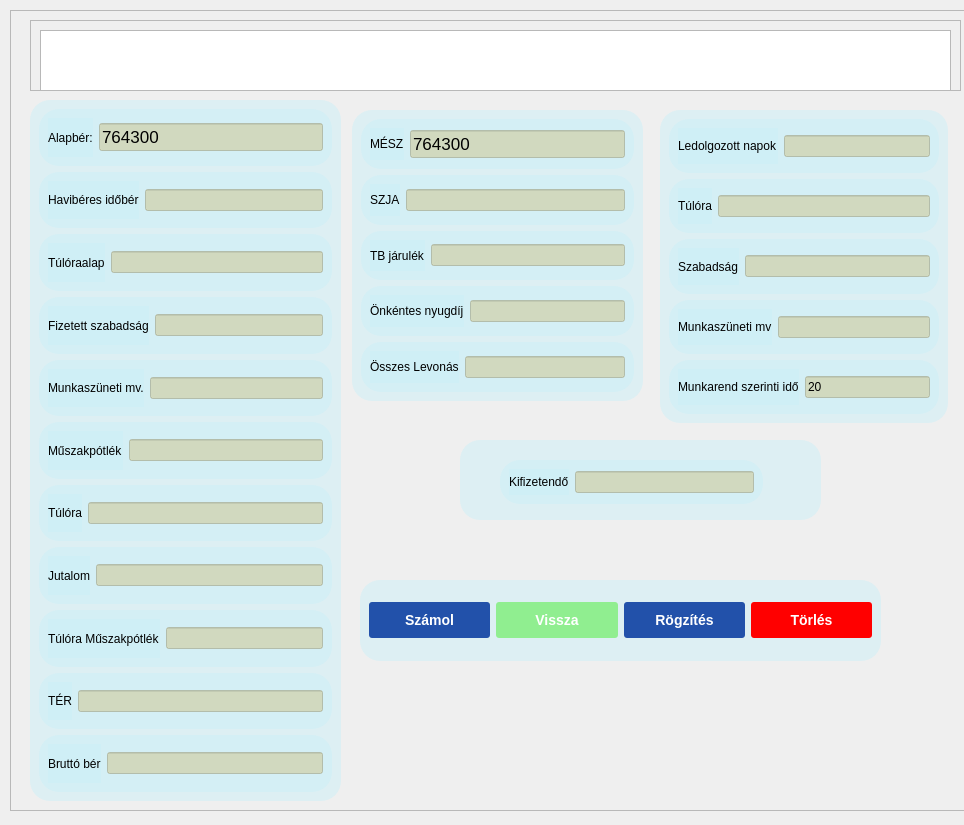
<?xml version="1.0" encoding="UTF-8"?>
<ui version="4.0">
 <class>Berkalkulator</class>
 <widget class="QWidget" name="Berkalkulator">
  <property name="geometry">
   <rect>
    <x>0</x>
    <y>0</y>
    <width>964</width>
    <height>825</height>
   </rect>
  </property>
  <property name="windowTitle">
   <string>Form</string>
  </property>
  <property name="styleSheet">
   <string notr="true">
background-color: qlineargradient(x1: 0, y1: 0, x2: 1, y2: 1,
                                      stop: 0 #FFE381, stop: 1 #A1B0BA);

color: #000000;


font: 400 13pt &quot;Arial&quot;;

</string>
  </property>
  <widget class="QFrame" name="frame">
   <property name="geometry">
    <rect>
     <x>10</x>
     <y>10</y>
     <width>1021</width>
     <height>801</height>
    </rect>
   </property>
   <property name="styleSheet">
    <string notr="true">

QLineEdit{

background-color: rgba(206, 194, 136, 0.5);
}

QLabel,  {
background: none;
color: #000000;
background-color: rgba(202,238,247, 0.5);
color: #000000;
border-radius:20px;
}






background-color: qlineargradient(x1: 0, y1: 0, x2: 1, y2: 1,
                                      stop: 0 #FFE381, stop: 1 #A1B0BA);


</string>
   </property>
   <property name="frameShape">
    <enum>QFrame::StyledPanel</enum>
   </property>
   <property name="frameShadow">
    <enum>QFrame::Raised</enum>
   </property>
   <widget class="QFrame" name="dataFrame">
    <property name="geometry">
     <rect>
      <x>20</x>
      <y>10</y>
      <width>931</width>
      <height>71</height>
     </rect>
    </property>
    <property name="styleSheet">
     <string notr="true">color:#8D3D3D;
background: none</string>
    </property>
    <property name="frameShape">
     <enum>QFrame::StyledPanel</enum>
    </property>
    <property name="frameShadow">
     <enum>QFrame::Raised</enum>
    </property>
    <widget class="QTableWidget" name="tableWidget">
     <property name="geometry">
      <rect>
       <x>10</x>
       <y>10</y>
       <width>911</width>
       <height>61</height>
      </rect>
     </property>
     <property name="styleSheet">
      <string notr="true">QFrame{
background-color: qlineargradient(x1: 0, y1: 0, x2: 1, y2: 1,
                                      stop: 0 #FFE381, stop: 1 #A1B0BA);
color: #fff
}
</string>
     </property>
    </widget>
   </widget>
   <widget class="QFrame" name="munkaidodataFrame">
    <property name="geometry">
     <rect>
      <x>650</x>
      <y>100</y>
      <width>288</width>
      <height>313</height>
     </rect>
    </property>
    <property name="styleSheet">
     <string notr="true">QLineEdit{

background-color: rgba(206, 194, 136, 0.5);
}

QFrame{
background-color: rgba(202,238,247, 0.5);
color: #000000;
border-radius:20px;}</string>
    </property>
    <property name="frameShape">
     <enum>QFrame::StyledPanel</enum>
    </property>
    <property name="frameShadow">
     <enum>QFrame::Raised</enum>
    </property>
    <layout class="QVBoxLayout" name="verticalLayout_3">
     <item>
      <widget class="QFrame" name="frame_18">
       <property name="frameShape">
        <enum>QFrame::StyledPanel</enum>
       </property>
       <property name="frameShadow">
        <enum>QFrame::Raised</enum>
       </property>
       <layout class="QHBoxLayout" name="horizontalLayout_15">
        <item>
         <widget class="QLabel" name="label_15">
          <property name="text">
           <string>Ledolgozott napok</string>
          </property>
         </widget>
        </item>
        <item>
         <widget class="QLineEdit" name="ledolgozottNapokLineEdit"/>
        </item>
       </layout>
      </widget>
     </item>
     <item>
      <widget class="QFrame" name="frame_26">
       <property name="frameShape">
        <enum>QFrame::StyledPanel</enum>
       </property>
       <property name="frameShadow">
        <enum>QFrame::Raised</enum>
       </property>
       <layout class="QHBoxLayout" name="horizontalLayout_23">
        <item>
         <widget class="QLabel" name="label_22">
          <property name="text">
           <string>Túlóra</string>
          </property>
         </widget>
        </item>
        <item>
         <widget class="QLineEdit" name="tuloraLineEdit_3"/>
        </item>
       </layout>
      </widget>
     </item>
     <item>
      <widget class="QFrame" name="frame_20">
       <property name="frameShape">
        <enum>QFrame::StyledPanel</enum>
       </property>
       <property name="frameShadow">
        <enum>QFrame::Raised</enum>
       </property>
       <layout class="QHBoxLayout" name="horizontalLayout_17">
        <item>
         <widget class="QLabel" name="label_17">
          <property name="text">
           <string>Szabadság</string>
          </property>
         </widget>
        </item>
        <item>
         <widget class="QLineEdit" name="SzabadsagLineEdit"/>
        </item>
       </layout>
      </widget>
     </item>
     <item>
      <widget class="QFrame" name="frame_19">
       <property name="frameShape">
        <enum>QFrame::StyledPanel</enum>
       </property>
       <property name="frameShadow">
        <enum>QFrame::Raised</enum>
       </property>
       <layout class="QHBoxLayout" name="horizontalLayout_16">
        <item>
         <widget class="QLabel" name="label_16">
          <property name="text">
           <string>Munkaszüneti mv</string>
          </property>
         </widget>
        </item>
        <item>
         <widget class="QLineEdit" name="munkaszunetiLineEdit"/>
        </item>
       </layout>
      </widget>
     </item>
     <item>
      <widget class="QFrame" name="frame_21">
       <property name="frameShape">
        <enum>QFrame::StyledPanel</enum>
       </property>
       <property name="frameShadow">
        <enum>QFrame::Raised</enum>
       </property>
       <layout class="QHBoxLayout" name="horizontalLayout_18">
        <item>
         <widget class="QLabel" name="label_18">
          <property name="text">
           <string>Munkarend szerinti idő</string>
          </property>
         </widget>
        </item>
        <item>
         <widget class="QLineEdit" name="mrendIdoLineEdit">
          <property name="text">
           <string>20</string>
          </property>
         </widget>
        </item>
       </layout>
      </widget>
     </item>
    </layout>
   </widget>
   <widget class="QFrame" name="frame_2">
    <property name="geometry">
     <rect>
      <x>20</x>
      <y>90</y>
      <width>311</width>
      <height>701</height>
     </rect>
    </property>
    <property name="styleSheet">
     <string notr="true">QLineEdit{

background-color: rgba(206, 194, 136, 0.5);
}

QFrame{
background-color: rgba(202,238,247, 0.5);
color: #000000;
border-radius:20px;}

</string>
    </property>
    <property name="frameShape">
     <enum>QFrame::StyledPanel</enum>
    </property>
    <property name="frameShadow">
     <enum>QFrame::Raised</enum>
    </property>
    <layout class="QVBoxLayout" name="verticalLayout">
     <item>
      <widget class="QFrame" name="frame_3">
       <property name="styleSheet">
        <string notr="true"/>
       </property>
       <property name="frameShape">
        <enum>QFrame::StyledPanel</enum>
       </property>
       <property name="frameShadow">
        <enum>QFrame::Raised</enum>
       </property>
       <layout class="QHBoxLayout" name="horizontalLayout">
        <item>
         <widget class="QLabel" name="label">
          <property name="text">
           <string>Alapbér:</string>
          </property>
         </widget>
        </item>
        <item>
         <widget class="QLineEdit" name="alabberLineEdit">
          <property name="font">
           <font>
            <family>Arial</family>
            <pointsize>13</pointsize>
            <italic>false</italic>
            <bold>false</bold>
           </font>
          </property>
          <property name="text">
           <string>764300</string>
          </property>
          <property name="placeholderText">
           <string>764300</string>
          </property>
         </widget>
        </item>
       </layout>
      </widget>
     </item>
     <item>
      <widget class="QFrame" name="frame_4">
       <property name="frameShape">
        <enum>QFrame::StyledPanel</enum>
       </property>
       <property name="frameShadow">
        <enum>QFrame::Raised</enum>
       </property>
       <layout class="QHBoxLayout" name="horizontalLayout_2">
        <item>
         <widget class="QLabel" name="label_2">
          <property name="text">
           <string>Havibéres időbér</string>
          </property>
         </widget>
        </item>
        <item>
         <widget class="QLineEdit" name="haiberesidoberLineEdit"/>
        </item>
       </layout>
      </widget>
     </item>
     <item>
      <widget class="QFrame" name="frame_5">
       <property name="frameShape">
        <enum>QFrame::StyledPanel</enum>
       </property>
       <property name="frameShadow">
        <enum>QFrame::Raised</enum>
       </property>
       <layout class="QHBoxLayout" name="horizontalLayout_3">
        <item>
         <widget class="QLabel" name="label_3">
          <property name="text">
           <string>Túlóraalap</string>
          </property>
         </widget>
        </item>
        <item>
         <widget class="QLineEdit" name="tuloraAlapLineEdit"/>
        </item>
       </layout>
      </widget>
     </item>
     <item>
      <widget class="QFrame" name="frame_6">
       <property name="frameShape">
        <enum>QFrame::StyledPanel</enum>
       </property>
       <property name="frameShadow">
        <enum>QFrame::Raised</enum>
       </property>
       <layout class="QHBoxLayout" name="horizontalLayout_4">
        <item>
         <widget class="QLabel" name="label_4">
          <property name="text">
           <string>Fizetett szabadság</string>
          </property>
         </widget>
        </item>
        <item>
         <widget class="QLineEdit" name="fizetettSzLineEdit"/>
        </item>
       </layout>
      </widget>
     </item>
     <item>
      <widget class="QFrame" name="frame_7">
       <property name="frameShape">
        <enum>QFrame::StyledPanel</enum>
       </property>
       <property name="frameShadow">
        <enum>QFrame::Raised</enum>
       </property>
       <layout class="QHBoxLayout" name="horizontalLayout_5">
        <item>
         <widget class="QLabel" name="label_5">
          <property name="text">
           <string>Munkaszüneti mv.</string>
          </property>
         </widget>
        </item>
        <item>
         <widget class="QLineEdit" name="munkaszuntimvLineEdit"/>
        </item>
       </layout>
      </widget>
     </item>
     <item>
      <widget class="QFrame" name="frame_8">
       <property name="frameShape">
        <enum>QFrame::StyledPanel</enum>
       </property>
       <property name="frameShadow">
        <enum>QFrame::Raised</enum>
       </property>
       <layout class="QHBoxLayout" name="horizontalLayout_6">
        <item>
         <widget class="QLabel" name="label_6">
          <property name="text">
           <string>Műszakpótlék</string>
          </property>
         </widget>
        </item>
        <item>
         <widget class="QLineEdit" name="mpotlekLineEdit"/>
        </item>
       </layout>
      </widget>
     </item>
     <item>
      <widget class="QFrame" name="frame_14">
       <property name="styleSheet">
        <string notr="true"/>
       </property>
       <property name="frameShape">
        <enum>QFrame::StyledPanel</enum>
       </property>
       <property name="frameShadow">
        <enum>QFrame::Raised</enum>
       </property>
       <layout class="QHBoxLayout" name="horizontalLayout_11">
        <item>
         <widget class="QLabel" name="label_11">
          <property name="text">
           <string>Túlóra</string>
          </property>
         </widget>
        </item>
        <item>
         <widget class="QLineEdit" name="TuloraLineEdit"/>
        </item>
       </layout>
      </widget>
     </item>
     <item>
      <widget class="QFrame" name="frame_16">
       <property name="frameShape">
        <enum>QFrame::StyledPanel</enum>
       </property>
       <property name="frameShadow">
        <enum>QFrame::Raised</enum>
       </property>
       <layout class="QHBoxLayout" name="horizontalLayout_13">
        <item>
         <widget class="QLabel" name="label_13">
          <property name="text">
           <string>Jutalom</string>
          </property>
         </widget>
        </item>
        <item>
         <widget class="QLineEdit" name="jutalomLineEdit"/>
        </item>
       </layout>
      </widget>
     </item>
     <item>
      <widget class="QFrame" name="frame_15">
       <property name="styleSheet">
        <string notr="true"/>
       </property>
       <property name="frameShape">
        <enum>QFrame::StyledPanel</enum>
       </property>
       <property name="frameShadow">
        <enum>QFrame::Raised</enum>
       </property>
       <layout class="QHBoxLayout" name="horizontalLayout_12">
        <item>
         <widget class="QLabel" name="label_12">
          <property name="text">
           <string>Túlóra Műszakpótlék</string>
          </property>
         </widget>
        </item>
        <item>
         <widget class="QLineEdit" name="tuloraMuszakpotlekLineEdit"/>
        </item>
       </layout>
      </widget>
     </item>
     <item>
      <widget class="QFrame" name="frame_9">
       <property name="frameShape">
        <enum>QFrame::StyledPanel</enum>
       </property>
       <property name="frameShadow">
        <enum>QFrame::Raised</enum>
       </property>
       <layout class="QHBoxLayout" name="horizontalLayout_7">
        <item>
         <widget class="QLabel" name="label_7">
          <property name="text">
           <string>TÉR</string>
          </property>
         </widget>
        </item>
        <item>
         <widget class="QLineEdit" name="terLineEdit"/>
        </item>
       </layout>
      </widget>
     </item>
     <item>
      <widget class="QFrame" name="frame_17">
       <property name="frameShape">
        <enum>QFrame::StyledPanel</enum>
       </property>
       <property name="frameShadow">
        <enum>QFrame::Raised</enum>
       </property>
       <layout class="QHBoxLayout" name="horizontalLayout_14">
        <item>
         <widget class="QLabel" name="label_14">
          <property name="text">
           <string>Bruttó bér</string>
          </property>
         </widget>
        </item>
        <item>
         <widget class="QLineEdit" name="bruttoberLineEdit"/>
        </item>
       </layout>
      </widget>
     </item>
    </layout>
   </widget>
   <widget class="QFrame" name="LevonasokFrame">
    <property name="geometry">
     <rect>
      <x>342</x>
      <y>100</y>
      <width>291</width>
      <height>291</height>
     </rect>
    </property>
    <property name="styleSheet">
     <string notr="true">QLineEdit{

background-color: rgba(206, 194, 136, 0.5);
}

QFrame{
background-color: rgba(202,238,247, 0.5);
color: #000000;
border-radius:20px;}</string>
    </property>
    <property name="frameShape">
     <enum>QFrame::StyledPanel</enum>
    </property>
    <property name="frameShadow">
     <enum>QFrame::Raised</enum>
    </property>
    <layout class="QVBoxLayout" name="verticalLayout_2">
     <item>
      <widget class="QFrame" name="frame_10">
       <property name="styleSheet">
        <string notr="true"/>
       </property>
       <property name="frameShape">
        <enum>QFrame::StyledPanel</enum>
       </property>
       <property name="frameShadow">
        <enum>QFrame::Raised</enum>
       </property>
       <layout class="QHBoxLayout" name="horizontalLayout_8">
        <item>
         <widget class="QLabel" name="label_8">
          <property name="text">
           <string>MÉSZ</string>
          </property>
         </widget>
        </item>
        <item>
         <widget class="QLineEdit" name="meszLineEdit">
          <property name="font">
           <font>
            <family>Arial</family>
            <pointsize>13</pointsize>
            <italic>false</italic>
            <bold>false</bold>
           </font>
          </property>
          <property name="text">
           <string>764300</string>
          </property>
          <property name="placeholderText">
           <string>764300</string>
          </property>
         </widget>
        </item>
       </layout>
      </widget>
     </item>
     <item>
      <widget class="QFrame" name="frame_12">
       <property name="frameShape">
        <enum>QFrame::StyledPanel</enum>
       </property>
       <property name="frameShadow">
        <enum>QFrame::Raised</enum>
       </property>
       <layout class="QHBoxLayout" name="horizontalLayout_10">
        <item>
         <widget class="QLabel" name="label_10">
          <property name="text">
           <string>SZJA</string>
          </property>
         </widget>
        </item>
        <item>
         <widget class="QLineEdit" name="szjaLineEdit"/>
        </item>
       </layout>
      </widget>
     </item>
     <item>
      <widget class="QFrame" name="frame_13">
       <property name="frameShape">
        <enum>QFrame::StyledPanel</enum>
       </property>
       <property name="frameShadow">
        <enum>QFrame::Raised</enum>
       </property>
       <layout class="QHBoxLayout" name="horizontalLayout_21">
        <item>
         <widget class="QLabel" name="label_20">
          <property name="text">
           <string>TB járulék</string>
          </property>
         </widget>
        </item>
        <item>
         <widget class="QLineEdit" name="tbLineEdit"/>
        </item>
       </layout>
      </widget>
     </item>
     <item>
      <widget class="QFrame" name="frame_25">
       <property name="frameShape">
        <enum>QFrame::StyledPanel</enum>
       </property>
       <property name="frameShadow">
        <enum>QFrame::Raised</enum>
       </property>
       <layout class="QHBoxLayout" name="horizontalLayout_22">
        <item>
         <widget class="QLabel" name="label_21">
          <property name="text">
           <string>Önkéntes nyugdíj</string>
          </property>
         </widget>
        </item>
        <item>
         <widget class="QLineEdit" name="onkentesLineEdit"/>
        </item>
       </layout>
      </widget>
     </item>
     <item>
      <widget class="QFrame" name="frame_11">
       <property name="frameShape">
        <enum>QFrame::StyledPanel</enum>
       </property>
       <property name="frameShadow">
        <enum>QFrame::Raised</enum>
       </property>
       <layout class="QHBoxLayout" name="horizontalLayout_9">
        <item>
         <widget class="QLabel" name="label_9">
          <property name="text">
           <string>Összes Levonás</string>
          </property>
         </widget>
        </item>
        <item>
         <widget class="QLineEdit" name="osszeLevonasLineEdit"/>
        </item>
       </layout>
      </widget>
     </item>
    </layout>
   </widget>
   <widget class="QFrame" name="frame_23">
    <property name="geometry">
     <rect>
      <x>350</x>
      <y>570</y>
      <width>521</width>
      <height>81</height>
     </rect>
    </property>
    <property name="styleSheet">
     <string notr="true">QPushButton {
				 border-radius: 3px;
                    font-size: 14px;
                    font-weight: 500;
                    line-height: 16px;
                    padding: 2px 16px;
                    height: 32px;
                    min-width: 60px;
                    min-height: 32px;
                    border: none;
                    color: #fff;
                    background-color: #2251AA;
                    

}

QFrame{
background-color: rgba(202,238,247, 0.5);
color: #000000;
border-radius:20px;
}

</string>
    </property>
    <property name="frameShape">
     <enum>QFrame::StyledPanel</enum>
    </property>
    <property name="frameShadow">
     <enum>QFrame::Raised</enum>
    </property>
    <layout class="QHBoxLayout" name="horizontalLayout_20">
     <item>
      <widget class="QPushButton" name="szamolButton">
       <property name="text">
        <string>Számol</string>
       </property>
      </widget>
     </item>
     <item>
      <widget class="QPushButton" name="visszaButton">
       <property name="styleSheet">
        <string notr="true">background-color: lightgreen
</string>
       </property>
       <property name="text">
        <string>Vissza</string>
       </property>
      </widget>
     </item>
     <item>
      <widget class="QPushButton" name="RogziteButton">
       <property name="text">
        <string>Rögzítés</string>
       </property>
      </widget>
     </item>
     <item>
      <widget class="QPushButton" name="torlesButton">
       <property name="styleSheet">
        <string notr="true">background-color: red</string>
       </property>
       <property name="text">
        <string>Törlés</string>
       </property>
      </widget>
     </item>
    </layout>
   </widget>
   <widget class="QFrame" name="frame_24">
    <property name="geometry">
     <rect>
      <x>450</x>
      <y>430</y>
      <width>361</width>
      <height>80</height>
     </rect>
    </property>
    <property name="styleSheet">
     <string notr="true">QLineEdit{

background-color: rgba(206, 194, 136, 0.5);
}

QFrame{
background-color: rgba(202,238,247, 0.5);
color: #000000;
border-radius:20px;}</string>
    </property>
    <property name="frameShape">
     <enum>QFrame::StyledPanel</enum>
    </property>
    <property name="frameShadow">
     <enum>QFrame::Raised</enum>
    </property>
    <widget class="QFrame" name="frame_22">
     <property name="geometry">
      <rect>
       <x>40</x>
       <y>20</y>
       <width>263</width>
       <height>44</height>
      </rect>
     </property>
     <property name="frameShape">
      <enum>QFrame::StyledPanel</enum>
     </property>
     <property name="frameShadow">
      <enum>QFrame::Raised</enum>
     </property>
     <layout class="QHBoxLayout" name="horizontalLayout_19">
      <item>
       <widget class="QLabel" name="label_19">
        <property name="text">
         <string>Kifizetendő</string>
        </property>
       </widget>
      </item>
      <item>
       <widget class="QLineEdit" name="kifizetendoLineEdit"/>
      </item>
     </layout>
    </widget>
   </widget>
  </widget>
 </widget>
 <resources/>
 <connections/>
</ui>
